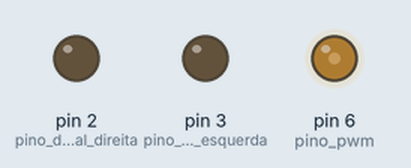
This sketch was run on a simulated Arduino Uno, built with avr-gcc and run on an emulated ATmega328P. Parts: output pins drawn as LEDs (lit = HIGH). What the sketch prints to the serial monitor is not drawn.

Above: at 0.1 s.
Timing chart, 0 to 1.6 s (numbered marks = the images above):
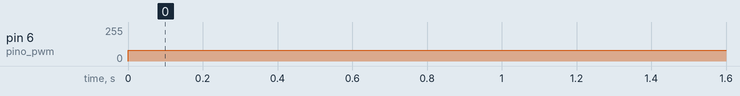

The sketch:

saidaAnalogica2.ino
```cpp
const int pino_digital_direita = 2;
const int pino_digital_esquerda = 3;
const int pino_pwm = 6;
int dec = 80;

void setup()
{
    Serial.begin(9600);
    pinMode(pino_digital_esquerda, OUTPUT);
    pinMode(pino_digital_direita, OUTPUT);
}
void loop()
{
  	if(digitalRead(pino_digital_esquerda) == HIGH){
      if(dec >= 5 && dec<=255){
        dec -= 5;
      }
    }

  	if(digitalRead(pino_digital_direita) == HIGH){
      if(dec >= 0 && dec<=250){
        dec += 5;
      }
    }

  	Serial.println(dec);
  	analogWrite(pino_pwm, dec);
  	delay(100);
}
```

Measured:
- by itself, pin 6 (pino_pwm): 0/255 → 80/255 at 0.00 s
